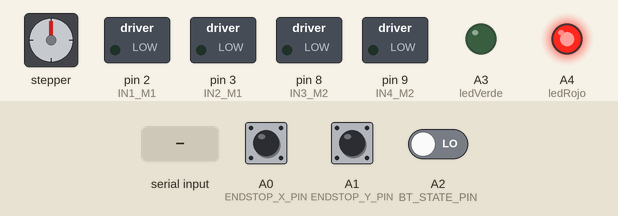
The sketch below on a simulated Arduino Nano, built with avr-gcc and run on an emulated ATmega328P. Parts: stepper motor, switched loads named in the sketch (green lamp = pin HIGH), output pins drawn as LEDs (lit = HIGH). Wiring (inferred from the names in the program): stepper motor (2048 steps per turn assumed): coils pin 4, pin 5, pin 6, pin 7. Inputs (shaded band) come from the test bench; at power-on: A2 (BT_STATE_PIN) LOW, A1 (ENDSTOP_Y_PIN) HIGH, A0 (ENDSTOP_X_PIN) HIGH. The audio player accepts every command and is not drawn; pins used as bus, display or sensor lines are not drawn; what the sketch prints to the serial monitor is not drawn.

Above: at 2.3 s.
2.4 s: A2 (BT_STATE_PIN) driven HIGH
At 3.5 s:
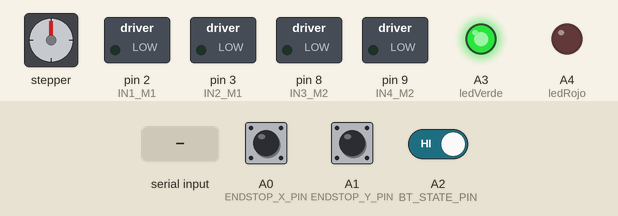
7.1 s: "30,150:" received over the second serial link
10.1 s: A1 (ENDSTOP_Y_PIN) pulled LOW for 0.15 s
At 12.2 s:
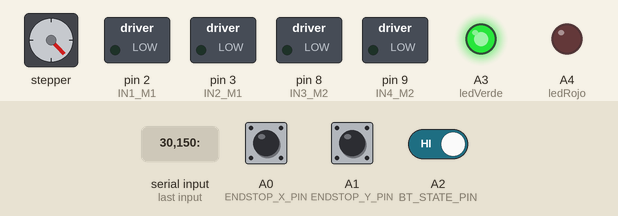
Timing chart, 0 to 56.9 s (numbered marks = the images above; inputs shaded):
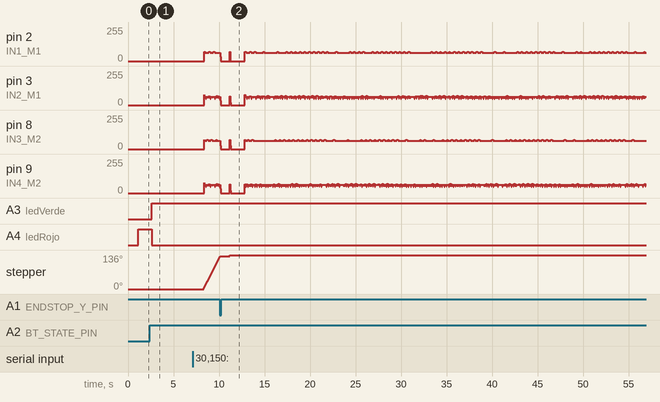

The sketch:

cnc.ino
```cpp
// ---------------------------------------------------------------------------------------
// Código para Arduino Nano Esclavo (CNC Control de Motores) - cnc_esclavo.ino
// Recibe instrucciones del Arduino Maestro vía Bluetooth y controla 2 motores paso a paso.
// Adaptado para un sistema H-BOT.
// Incluye proceso de homing/calibración con finales de carrera (sensor de efecto hall) y reproducción de audio.
// Optimizado con micros() para control no bloqueante de motores.
// Distancia ajustada a 5cm y velocidad unificada.
// ---------------------------------------------------------------------------------------

#include <SoftwareSerial.h> // Librería para comunicación Bluetooth
#include <DFRobotDFPlayerMini.h> // Librería para DFPlayer Mini (la oficial de DFRobot)

// --- Pines del módulo Bluetooth HC-05 ---
SoftwareSerial bluetoothSerial(10, 11); // RX, TX para Bluetooth (conectado a TX, RX del CNC)

// --- Pines para SoftSerial del DFPlayer Mini ---
SoftwareSerial myMp3Serial(12, 13); // RX, TX para DFPlayer (conectado a TX, RX del DFPlayer)

// Objeto del DFPlayer Mini (DFRobotDFPlayerMini)
DFRobotDFPlayerMini myDFPlayer;

// --- Opciones de detección de conexión Bluetooth ---
#define BT_STATE_PIN A2
const int ledVerde = A3;  // LED de Conectado
const int ledRojo = A4;   // LED de Desconectado
bool conectado = false;

// Variables de estado para detección
unsigned long lastBtReceiveMillis = 0;
bool btConnected = false; // estado lógico (basado en STATE pin o en actividad)
bool homingDone = false; // Bandera para evitar ejecutar homing más de una vez por conexión

// Variables para debounce del pin STATE
int btRawLast = LOW;
int btStableState = LOW;
unsigned long btLastDebounceTime = 0;
const unsigned long BT_STATE_DEBOUNCE_MS = 200; // tiempo de debounce para pin STATE (ms)

// --- Definiciones para los motores 28BYJ-48 con ULN2003 ---
// Motor 1 (izquierda)
#define IN1_M1 2
#define IN2_M1 3
#define IN3_M1 4
#define IN4_M1 5
// Motor 2 (derecha)
#define IN1_M2 6
#define IN2_M2 7
#define IN3_M2 8
#define IN4_M2 9

// Pasos por revolución para el 28BYJ-48 (con factor de reducción de 1/64)
const int STEPS_PER_REVOLUTION = 2048;

// --- Definición de pines para Finales de Carrera ---
#define ENDSTOP_X_PIN A0 // Pin para el final de carrera del Eje X
#define ENDSTOP_Y_PIN A1 // Pin para el final de carrera del Eje Y

// --- Velocidad de los motores ---
const int MOTOR_SPEED_RPM = 12; // RPMs unificados para X, Y y Homing

// --- Variables para control de motores con micros() ---
long motorM1Remaining = 0;
long motorM2Remaining = 0;
int currentStepM1 = 0;
int currentStepM2 = 0;
int directionM1 = 1;
int directionM2 = 1;
unsigned long lastMotorStep = 0;
unsigned long motorIntervalMicros = 2000; // Se calculará dinámicamente

// --- Guarda el ultimo movimiento ---
int calibration = 0;

bool dfPlayerListo = false; // estado del MP3 Player (si se pudo inicializar correctamente)

// --- Definiciones de Acciones ---
enum ActionType {
  MOVER_ARRIBA = 1,
  MOVER_ABAJO = 2,
  MOVER_IZQUIERDA = 3,
  MOVER_DERECHA = 4,
  CONEXION_PERDIDA = 5,
  MELODIA_1 = 6,
  DO_HOMMING = 7,
  INICIO_CORERRIDO = 8,
  HOMMING_COMPLETO = 9,
  INIT_HOMMING = 10,
  RECORRIDO_TERMINADO = 11,
  NO_VALIDA = 12
};

// --- Array de secuencias para el motor 28BYJ-48 (paso completo) ---
const int steps[][4] = {
  {1, 0, 0, 0}, // Paso 1 (IN1 ON)
  {0, 1, 0, 0}, // Paso 2 (IN2 ON)
  {0, 0, 1, 0}, // Paso 3 (IN3 ON)
  {0, 0, 0, 1}  // Paso 4 (IN4 ON)
};

const int NUM_STEPS_SEQUENCE = 4;

// --- CABECERAS DE FUNCIONES ---
void setMotorPins(int in1, int in2, int in3, int in4, int stepIndex);
void startMoveHbot(int stepsX, int stepsY, int motorSpeedRpm);
void updateMotors();
void moveHbot(int stepsX, int stepsY, int motorSpeedRpm);
void doHoming(bool playAudio = true);
void playInstructionAudio(ActionType action);
void executeAction(ActionType action);
void calibrationX(ActionType currentAction);
int manejoLedBT(int stableState);

// --- SETUP Y LOOP ---
void setup() {

  // iniciar ambos SoftSerial
  Serial.begin(115200); // Inicializar puerto Serial para Monitor Serial
  bluetoothSerial.begin(9600);  //Inicializar Bluetooth Serial
  myMp3Serial.begin(9600); // Inicializar  DFPlayer

  Serial.println("CNC Esclavo Iniciado.");

  // Configuracion DFPlayer Mini
  myMp3Serial.listen();
  delay(500);

  // begin(serial, acknowledge, reset)
  // Ponemos 'false' en acknowledge para que no se bloquee esperando respuesta
  if (myDFPlayer.begin(myMp3Serial, false, false)) {
    Serial.println(F("✅ DFPlayer: Conectado (Modo rápido)"));
    dfPlayerListo = true;
    myDFPlayer.volume(30);
    delay(100);
    myDFPlayer.EQ(DFPLAYER_EQ_NORMAL);
  } else {
    Serial.println(F("❌ DFPlayer: Error de inicio."));
  }

  bluetoothSerial.listen();
  Serial.println(F("✅ Bluetooth: Escuchando..."));

  // Inicializar pin STATE
  pinMode(BT_STATE_PIN, INPUT);
  int s = digitalRead(BT_STATE_PIN);
  btConnected = (s == HIGH);

  //leds que indican conexion con bluetooth
  pinMode(ledVerde, OUTPUT);
  pinMode(ledRojo, OUTPUT);

  // Inicializar debounce/estados
  btRawLast = s;
  btStableState = s;
  btLastDebounceTime = millis();
  Serial.print("BT_STATE_PIN inicial: "); Serial.println(s);
  // Inicializar LEDs según estado actual
  manejoLedBT(s);

  // Configurar pines de motores
  pinMode(IN1_M1, OUTPUT);
  pinMode(IN2_M1, OUTPUT);
  pinMode(IN3_M1, OUTPUT);
  pinMode(IN4_M1, OUTPUT);
  pinMode(IN1_M2, OUTPUT);
  pinMode(IN2_M2, OUTPUT);
  pinMode(IN3_M2, OUTPUT);
  pinMode(IN4_M2, OUTPUT);

  // Configurar pines de finales de carrera
  pinMode(ENDSTOP_X_PIN, INPUT_PULLUP);
  pinMode(ENDSTOP_Y_PIN, INPUT_PULLUP);

  Serial.println("✅ FINAL DE LA CONFIGURACION INICIAL...");
}

void loop() {

  // Leer pin STATE con debounce
  int raw = digitalRead(BT_STATE_PIN);
  if (raw != btRawLast) {
      btLastDebounceTime = millis();
      btRawLast = raw;
  }

  if (millis() - btLastDebounceTime > BT_STATE_DEBOUNCE_MS) {

      // El estado se considera estable
      if (raw != btStableState) {
        Serial.println("Bluetooth Estable...");
        btStableState = raw;
        // Actualizar LEDs al cambiar el estado estable
        manejoLedBT(btStableState);
        if (btStableState == HIGH && !btConnected) {
          btConnected = true;
          Serial.println("Bluetooth: conectado (STATE pin). Ejecutando homing...");
          if (!homingDone) {
            doHoming(); // Homing al conectar por STATE pin
            homingDone = true;
          }
        } else if (btStableState == LOW && btConnected) {
          btConnected = false;
          homingDone = false; // permitir homing en la próxima conexión
          Serial.println("Bluetooth: desconectado (STATE pin).");
          playInstructionAudio(CONEXION_PERDIDA);
        }
      }
  }

  if (btConnected) {

      // Lectura de Bluetooth
      if (bluetoothSerial.isListening() && bluetoothSerial.available() > 0) {
          bluetoothSerial.setTimeout(50);
          String receivedAction = bluetoothSerial.readStringUntil(':');
          receivedAction.trim();

          Serial.print("Comando recibido: ");
          Serial.println(receivedAction);

          if (receivedAction.length() > 0 ) { // Si no es un número válido, procesar como comando
              ActionType action = (ActionType)receivedAction.toInt();
              executeAction(action);
          }
      }

  } else {
    // Si no está conectado, vaciar cualquier dato pendiente y no ejecutar instrucciones
    while (bluetoothSerial.available()) {
      bluetoothSerial.read();
    }
  }
}

// ------------------------------------------------------------------------
// FUNCION MANEJO DE LED BLUETOOTH
// ------------------------------------------------------------------------
int manejoLedBT(int stableState){
  bool prev = conectado;
  // Set LEDs deterministically based on debounced state
  if (stableState == HIGH) {
    digitalWrite(ledVerde, HIGH);
    digitalWrite(ledRojo, LOW);
    conectado = true;
  } else {
    digitalWrite(ledVerde, LOW);
    digitalWrite(ledRojo, HIGH);
    conectado = false;
  }

  // Log only on transitions
  if (conectado && !prev) {
    Serial.println(">>> ESTADO: CONECTADO <<<");
  } else if (!conectado && prev) {
    Serial.println(">>> ESTADO: DESCONECTADO <<<");
  }

  return conectado ? 1 : 0;
}

void setMotorPins(int in1, int in2, int in3, int in4, int stepIndex) {
  digitalWrite(in1, steps[stepIndex][0]);
  digitalWrite(in2, steps[stepIndex][1]);
  digitalWrite(in3, steps[stepIndex][2]);
  digitalWrite(in4, steps[stepIndex][3]);
}

// ------------------------------------------------------------------------
// NUEVAS FUNCIONES DE CONTROL DE MOTORES
// ------------------------------------------------------------------------
void startMoveHbot(int stepsX, int stepsY, int motorSpeedRpm) {
  if (motorSpeedRpm <= 0) motorSpeedRpm = 1;

  // Calcular intervalo en microsegundos
  unsigned long denom = (unsigned long)STEPS_PER_REVOLUTION * (unsigned long)motorSpeedRpm;
  motorIntervalMicros = 60000000UL / denom;

  // Cinemática H-Bot
  long stepsM1 = stepsY - stepsX;
  long stepsM2 = stepsY + stepsX;

  // Direcciones
  directionM1 = (stepsM1 > 0) ? 1 : -1;
  directionM2 = (stepsM2 > 0) ? 1 : -1;

  // Pasos restantes (valor absoluto)
  motorM1Remaining = abs(stepsM1);
  motorM2Remaining = abs(stepsM2);
}

void updateMotors() {
  // Si no hay pasos pendientes, salimos rápido
  if (motorM1Remaining == 0 && motorM2Remaining == 0) return;

  // Control de tiempo usando micros() para mayor precisión
  if (micros() - lastMotorStep < motorIntervalMicros) return;
  lastMotorStep = micros();

  // Actualizar Motor 1
  if (motorM1Remaining > 0) {
    setMotorPins(IN1_M1, IN2_M1, IN3_M1, IN4_M1, currentStepM1);
    currentStepM1 = (currentStepM1 + directionM1 + NUM_STEPS_SEQUENCE) % NUM_STEPS_SEQUENCE;
    motorM1Remaining--;
  }

  // Actualizar Motor 2
  if (motorM2Remaining > 0) {
    setMotorPins(IN1_M2, IN2_M2, IN3_M2, IN4_M2, currentStepM2);
    currentStepM2 = (currentStepM2 + directionM2 + NUM_STEPS_SEQUENCE) % NUM_STEPS_SEQUENCE;
    motorM2Remaining--;
  }

  // Apagar bobinas cuando ambos terminen para evitar calentamiento
  if (motorM1Remaining == 0 && motorM2Remaining == 0) {
    digitalWrite(IN1_M1, LOW); digitalWrite(IN2_M1, LOW); digitalWrite(IN3_M1, LOW); digitalWrite(IN4_M1, LOW);
    digitalWrite(IN1_M2, LOW); digitalWrite(IN2_M2, LOW); digitalWrite(IN3_M2, LOW); digitalWrite(IN4_M2, LOW);
  }
}

void moveHbot(int stepsX, int stepsY, int motorSpeedRpm) {
  // 1. Iniciamos los contadores
  startMoveHbot(stepsX, stepsY, motorSpeedRpm);

  // 2. Ejecutamos los pasos hasta que ambos contadores lleguen a cero
  while (motorM1Remaining > 0 || motorM2Remaining > 0) {
    updateMotors();
  }
}

void doHoming(bool playAudio = true) {

  if(playAudio){
    playInstructionAudio(DO_HOMMING);
  }
  Serial.println("Iniciando Homing (H-Bot)...");
  const int steps = 50;

  // Mover el Eje y (ambos motores en la misma dirección)
  Serial.println("Homing Eje Y (moviendo ABAJO)...");
  playInstructionAudio(MOVER_ABAJO);
  while (digitalRead(ENDSTOP_Y_PIN) == HIGH) {
    moveHbot(steps, 0, MOTOR_SPEED_RPM);
  }

  delay(1000);
  Serial.println("Final de carrera Y alcanzado.");
  moveHbot(steps - 20, 0, MOTOR_SPEED_RPM);
  delay(1500);

  // Mover el Eje x (motores en direcciones opuestas)
  Serial.println("Homing Eje X (moviendo izquierda)...");
  playInstructionAudio(MOVER_IZQUIERDA);
  while (digitalRead(ENDSTOP_X_PIN) == HIGH) {
    moveHbot(0, -steps, MOTOR_SPEED_RPM);
  }

  delay(1000);
  Serial.println("Final de carrera X alcanzado.");
  moveHbot(0, steps - 20, MOTOR_SPEED_RPM);

  playInstructionAudio(HOMMING_COMPLETO);
  Serial.println("Homing Completo.");
}

void playInstructionAudio(ActionType action) {
  int trackNumber = 0;
  switch (action) {
    case MOVER_ARRIBA:    trackNumber = 1; break;
    case MOVER_ABAJO:     trackNumber = 2; break;
    case MOVER_IZQUIERDA: trackNumber = 3; break;
    case MOVER_DERECHA:   trackNumber = 4; break;
    case CONEXION_PERDIDA:trackNumber = 5; break;
    case MELODIA_1:       trackNumber = 6; break;
    case DO_HOMMING:      trackNumber = 7; break;
    case INICIO_CORERRIDO:trackNumber = 8; break;
    case HOMMING_COMPLETO:trackNumber = 9; break;
    case INIT_HOMMING:    trackNumber = 10; break;
    case RECORRIDO_TERMINADO: trackNumber = 11; break;
    case NO_VALIDA:        trackNumber = 12; break;
    default:              return;
  }

  if(dfPlayerListo) {
    // Ajuste de impresión para evitar errores de concatenación
    Serial.print("Reproduciendo audio para acción: ");
    Serial.println((int)action);

    myMp3Serial.listen();
    delay(30);
    myDFPlayer.play(trackNumber);
    if(trackNumber == DO_HOMMING){
      delay(5500);
    }

    // Regresamos al Bluetooth
    delay(30);
    bluetoothSerial.listen();

    // Limpieza de buffer express
    while(bluetoothSerial.available() > 0) { bluetoothSerial.read(); }

  } else {
    Serial.println("DFPlayer no listo.");
  }
}

void executeAction(ActionType action) {

  playInstructionAudio(action);
  calibrationX(action);

  const int steps = 2528;

  switch (action) {
    case MOVER_ARRIBA:
      Serial.println("Moviendo ARRIBA (5cm)...");
      moveHbot(-steps, 0, MOTOR_SPEED_RPM);
      break;
    case MOVER_ABAJO:
      Serial.println("Moviendo ABAJO (5cm)...");
      moveHbot(steps, 0, MOTOR_SPEED_RPM);
      break;
    case MOVER_IZQUIERDA:
      Serial.println("Moviendo IZQUIERDA (5cm)...");
      // Cambiado para usar la velocidad unificada
      moveHbot(0, -steps, MOTOR_SPEED_RPM);
      break;
    case MOVER_DERECHA:
      Serial.println("Moviendo DERECHA (5cm)...");
      // Cambiado para usar la velocidad unificada
      moveHbot(0, steps, MOTOR_SPEED_RPM);
      break;
    case MELODIA_1:
      Serial.println("Reproduciendo Melodia 1...");
      break;
    case DO_HOMMING:
    case INIT_HOMMING:
      doHoming(false);
      break;
    default:
      Serial.println("Instruccion desconocida.");
      break;
  }
}

void calibrationX(ActionType currentAction) {

    // Solo corregimos si el movimiento es horizontal
    if (currentAction != MOVER_IZQUIERDA && currentAction != MOVER_DERECHA) {
        return; // No corregimos si es ARRIBA o ABAJO
    }

    // Si la última acción es distinta a la actual, aplicamos la corrección
    if (calibration != 0 && calibration != currentAction) {
        const int CALIBRATION_STEPS = 200; // Cantidad de pasos para compensar backlash
        Serial.println("Aplicando calibración por cambio de dirección...");

        if (currentAction == MOVER_IZQUIERDA) {
            // Actualizado a MOTOR_SPEED_RPM
            moveHbot(0, -CALIBRATION_STEPS, MOTOR_SPEED_RPM);
        } else if (currentAction == MOVER_DERECHA) {
            // Actualizado a MOTOR_SPEED_RPM
            moveHbot(0, CALIBRATION_STEPS, MOTOR_SPEED_RPM);
        }
    }

    // Guardamos la acción actual como la última ejecutada
    calibration = currentAction;
}
```

Measured:
- after the input at 2.4 s, A3 (ledVerde): LOW → HIGH after 0.20 s; A4 (ledRojo): HIGH → LOW after 0.20 s
